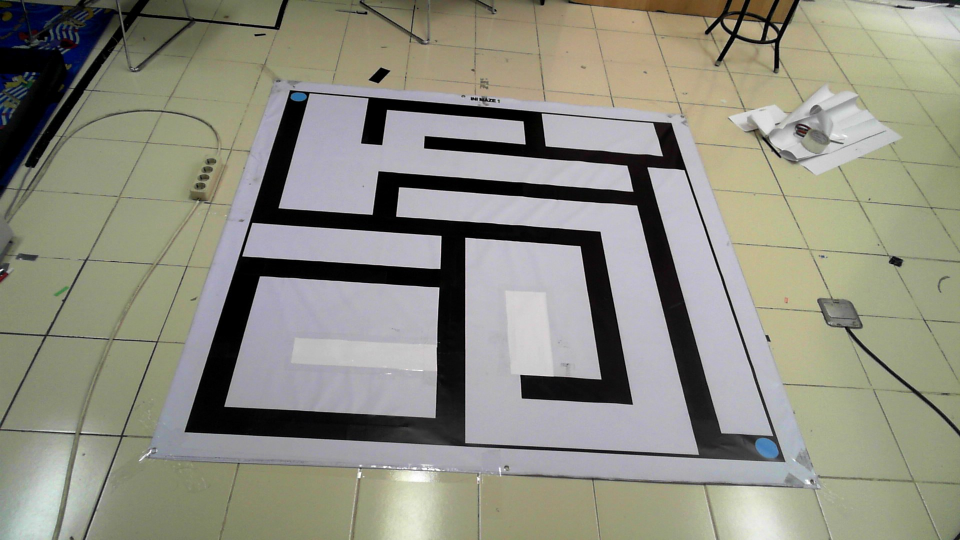
#> input picture maze_images_processing/input/image_0009.jpg, 1920 x 1080 px (shown at 1/2 size)
$ python preprocessing_image.py
#> lines starting #> are read from the running program, lines starting #| are printed output that depends on the picture; after the words box and inside, x2 and y2 are one past the last pixel; in counts of white or black regions, pixels touching at a corner belong together

# import the necessary packages
import numpy as np
from skimage import exposure
import argparse
import glob
import cv2
import imutils
from PIL import Image
import PIL.ImageOps

def auto_canny(image, sigma=0.33):
	# compute the median of the single channel pixel intensities
	v = np.median(image)

	# apply automatic Canny edge detection using the computed median
	lower = int(max(0, (1.0 - sigma) * v))
	upper = int(min(255, (1.0 + sigma) * v))
	edged = cv2.Canny(image, lower, upper)

	# return the edged image
	return edged

# load the image, convert it to grayscale, and blur it slightly
image = cv2.imread("input/image_0009.jpg")
#> image is the input picture: shape (1080, 1920, 3); mean B, G, R 128.7, 141.3, 141.7
original_ratio = image.shape[0] / 600.0
#> original_ratio = 1.8
orig = image.copy()
image = imutils.resize(image, height = 600)
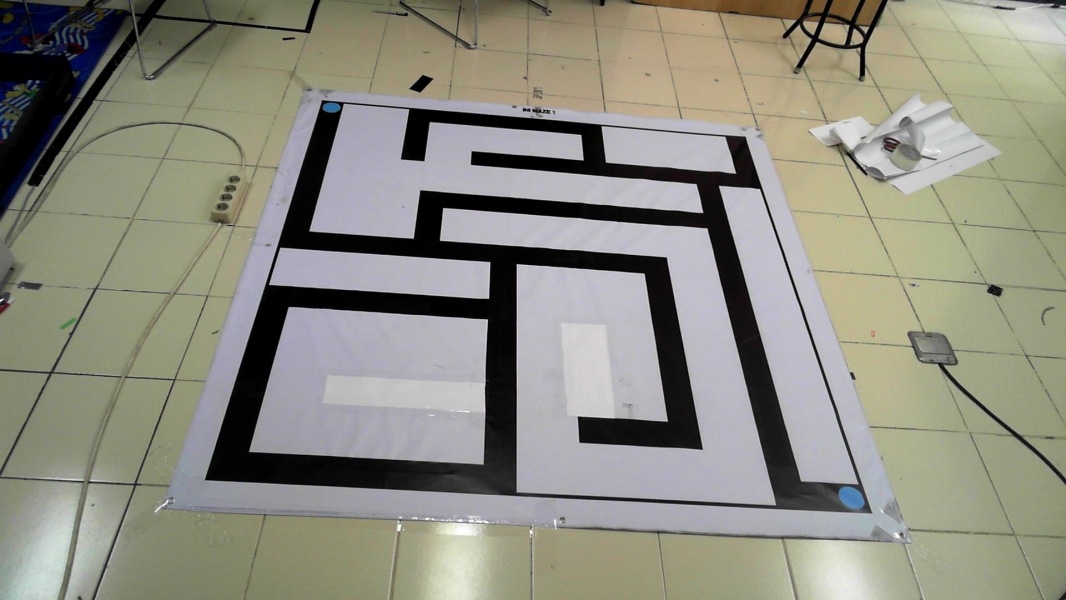
#> image: shape (600, 1066, 3); mean B, G, R 128.7, 141.3, 141.7

#PROCESS
gray = cv2.cvtColor(image, cv2.COLOR_BGR2GRAY)
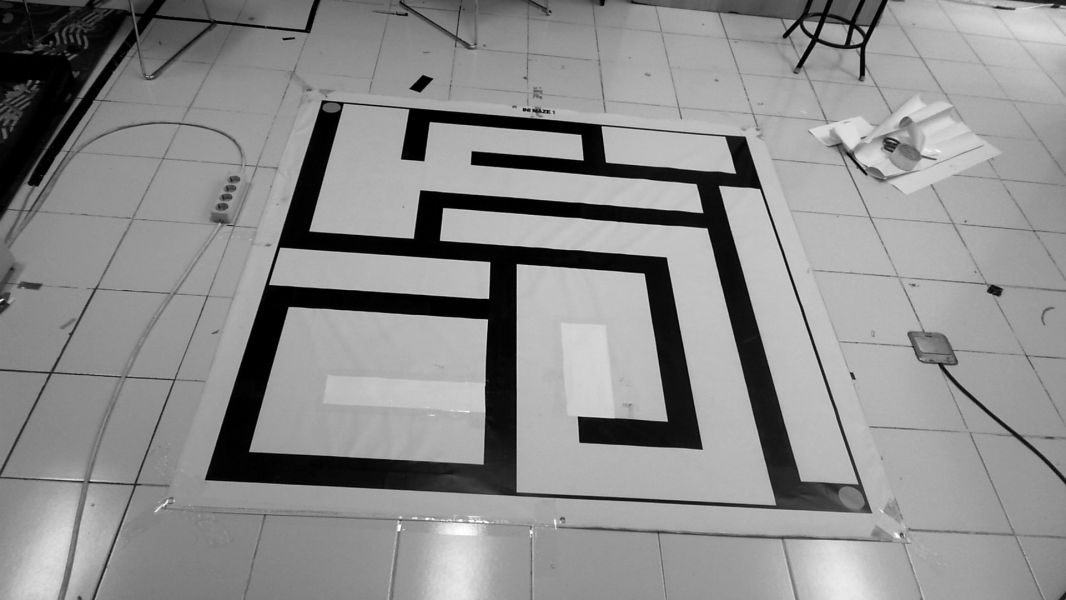
#> gray: shape (600, 1066); min 0, max 255, mean 140
blurred = cv2.GaussianBlur(gray, (3, 3), 0)

	# apply Canny edge detection using a wide threshold, tight
	# threshold, and automatically determined threshold
	#wide = cv2.Canny(blurred, 10, 200)
	#tight = cv2.Canny(blurred, 225, 250)
autoedge = auto_canny(blurred)
#> in auto_canny, `v = np.median(image)`: v = 154
#> in auto_canny, `lower = int(max(0, (1.0 - sigma) * v))`: lower = 103
#> in auto_canny, `upper = int(min(255, (1.0 + sigma) * v))`: upper = 204
#> in auto_canny, `edged = cv2.Canny(image, lower, upper)`:
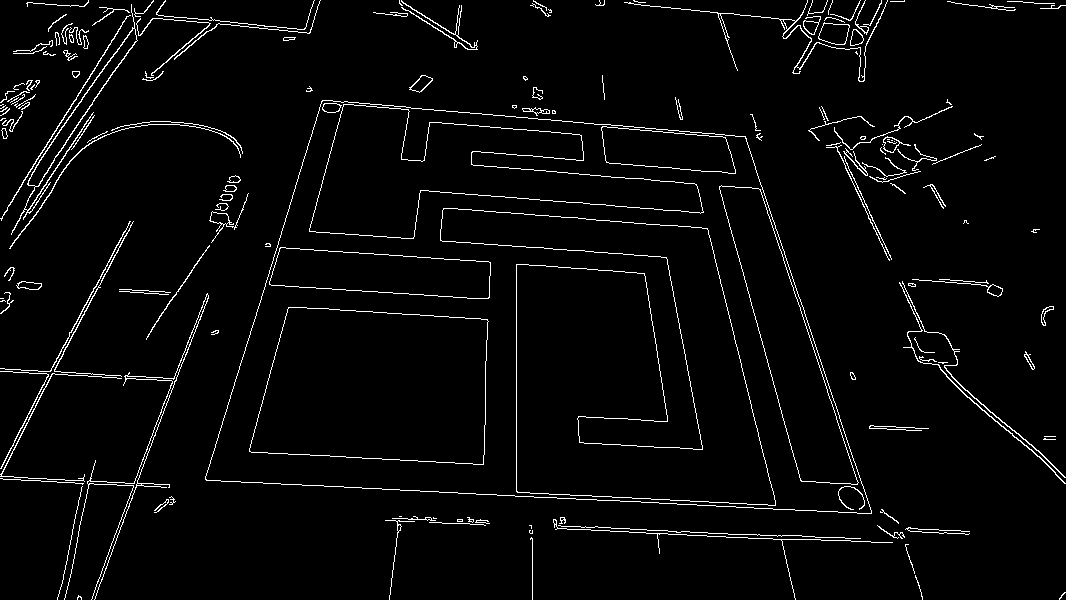
#> edged: shape (600, 1066); 3.2% white in thin lines or dots
	#break

# find contours in the edged image, keep only the largest
# ones, and initialize our screen contour
(cnts, _) = cv2.findContours(autoedge.copy(), cv2.RETR_TREE, cv2.CHAIN_APPROX_SIMPLE)
#> cnts = 222 contours, 140 with area under 20; largest, box (x1, y1, x2, y2) and area: (205, 100, 872, 514) 206124, (205, 100, 872, 514) 206118, (440, 208, 776, 506) 54674, (440, 208, 776, 506) 54668, (249, 307, 489, 465) 31755
cnts = sorted(cnts, key = cv2.contourArea, reverse = True)[:10]
#> cnts = 10 contours; largest, box (x1, y1, x2, y2) and area: (205, 100, 872, 514) 206124, (205, 100, 872, 514) 206118, (440, 208, 776, 506) 54674, (440, 208, 776, 506) 54668, (249, 307, 489, 465) 31755
screenCnt = None


# loop over our contours
for c in cnts:
	# approximate the contour
	peri = cv2.arcLength(c, True)
	approx = cv2.approxPolyDP(c, 0.02 * peri, True)

	# if our approximated contour has four points, then
	# we can assume that we have found our screen
	if len(approx) == 4:
		screenCnt = approx
		break
#> this loop made 1 pass
#> (peri, screenCnt) on pass 1: (1975.5, [[321, 101], [206, 480], [871, 513], [745, 136]])

# now that we have our screen contour, we need to determine
# the top-left, top-right, bottom-right, and bottom-left
# points so that we can later warp the image -- we'll start
# by reshaping our contour to be our finals and initializing
# our output rectangle in top-left, top-right, bottom-right,
# and bottom-left order
pts = screenCnt.reshape(4, 2)
#> pts = [[321, 101], [206, 480], [871, 513], [745, 136]]
rect = np.zeros((4, 2), dtype = "float32")

# the top-left point has the smallest sum whereas the
# bottom-right has the largest sum
s = pts.sum(axis = 1)
#> s = [422, 686, 1384, 881]
rect[0] = pts[np.argmin(s)]
rect[2] = pts[np.argmax(s)]

# compute the difference between the points -- the top-right
# will have the minumum difference and the bottom-left will
# have the maximum difference
diff = np.diff(pts, axis = 1)
#> diff = [-220, 274, -358, -609]
rect[1] = pts[np.argmin(diff)]
rect[3] = pts[np.argmax(diff)]

# multiply the rectangle by the original ratio
rect *= original_ratio

# now that we have our rectangle of points, let's compute
# the width of our new image
(tl, tr, br, bl) = rect
#> tl = [577.8, 181.8]; tr = [1341, 244.8]; br = [1567.8, 923.4]; bl = [370.8, 864]
widthA = np.sqrt(((br[0] - bl[0]) ** 2) + ((br[1] - bl[1]) ** 2))
#> widthA = 1198.5
widthB = np.sqrt(((tr[0] - tl[0]) ** 2) + ((tr[1] - tl[1]) ** 2))
#> widthB = 765.8

# ...and now for the height of our new image
heightA = np.sqrt(((tr[0] - br[0]) ** 2) + ((tr[1] - br[1]) ** 2))
#> heightA = 715.5
heightB = np.sqrt(((tl[0] - bl[0]) ** 2) + ((tl[1] - bl[1]) ** 2))
#> heightB = 712.9

# take the maximum of the width and height values to reach
# our final dimensions
maxWidth = max(int(widthA), int(widthB))
#> maxWidth = 1198
maxHeight = max(int(heightA), int(heightB))
#> maxHeight = 715

# construct our destination points which will be used to
# map the screen to a top-down, "birds eye" view
dst = np.array([
	[0, 0],
	[maxWidth - 1, 0],
	[maxWidth - 1, maxHeight - 1],
	[0, maxHeight - 1]], dtype = "float32")

# calculate the perspective transform matrix and warp
# the perspective to grab the screen
M = cv2.getPerspectiveTransform(rect, dst)
warp = cv2.warpPerspective(orig, M, (maxWidth, maxHeight))
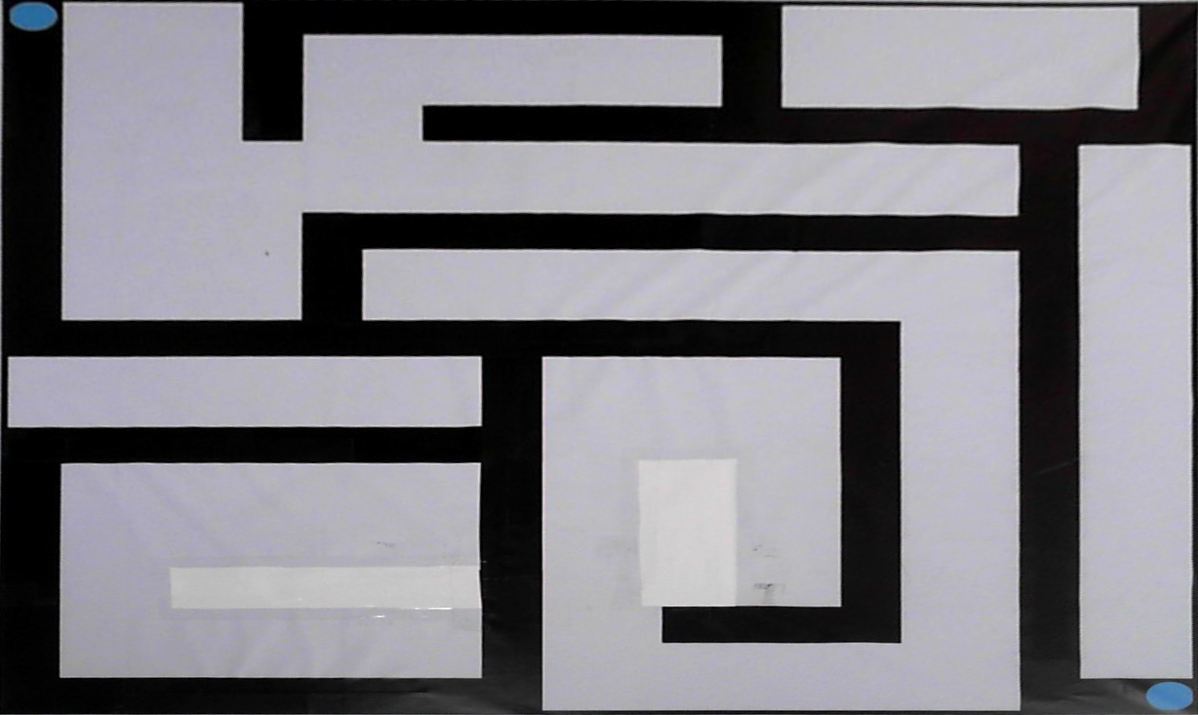
#> warp: shape (715, 1198, 3); mean B, G, R 131.3, 125.1, 126.2
warp = cv2.resize(warp, (1200, 1200))
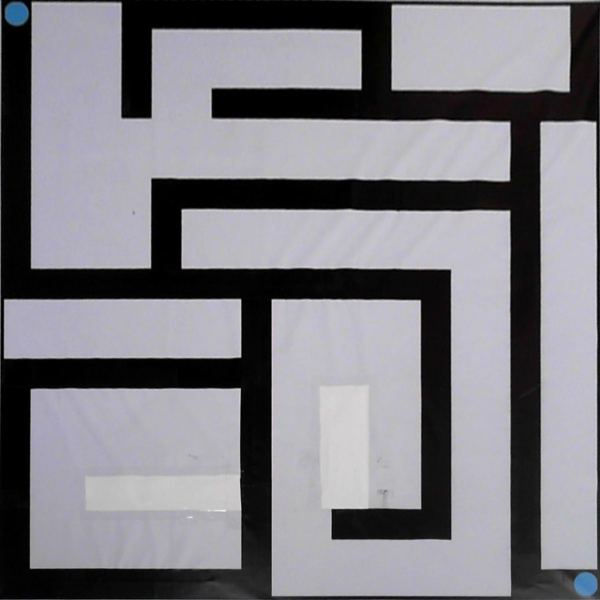
#> warp: shape (1200, 1200, 3) (shown at 1/2 size); mean B, G, R 131.2, 125, 126.1
warp = cv2.cvtColor(warp, cv2.COLOR_BGR2GRAY)
#> warp: shape (1200, 1200)
ret,binary = cv2.threshold(warp,127,255,cv2.THRESH_BINARY)
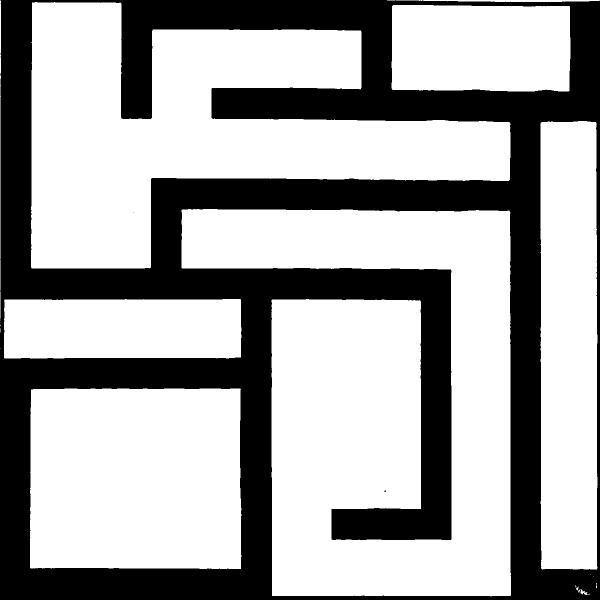
#> binary: shape (1200, 1200) (shown at 1/2 size); 66% white; 3 black regions (2 under 20 px), largest, box (x1, y1, x2, y2) and area: (0, 0, 1200, 1200) 488881


cv2.imwrite("output/cropped.jpg",binary)
# [25 lines of commented-out code are left out]

$ run again, with maze_images_processing/input/image_0000.jpg copied over maze_images_processing/input/image_0009.jpg
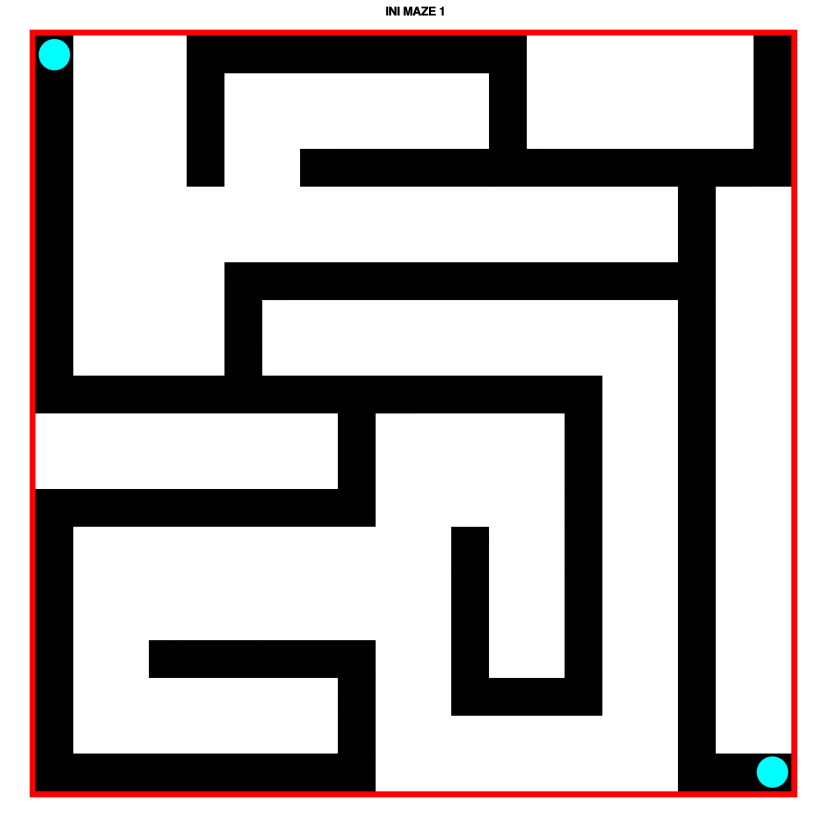
#> input picture maze_images_processing/input/image_0000.jpg, 4961 x 4961 px (shown at 1/6 size)
#> image is the input picture: shape (4961, 4961, 3); mean B, G, R 176.8, 176.8, 183
#> image: shape (600, 600, 3)
#> v = 255
#> lower = 170
#> upper = 255
#> in auto_canny, `edged = cv2.Canny(image, lower, upper)`:
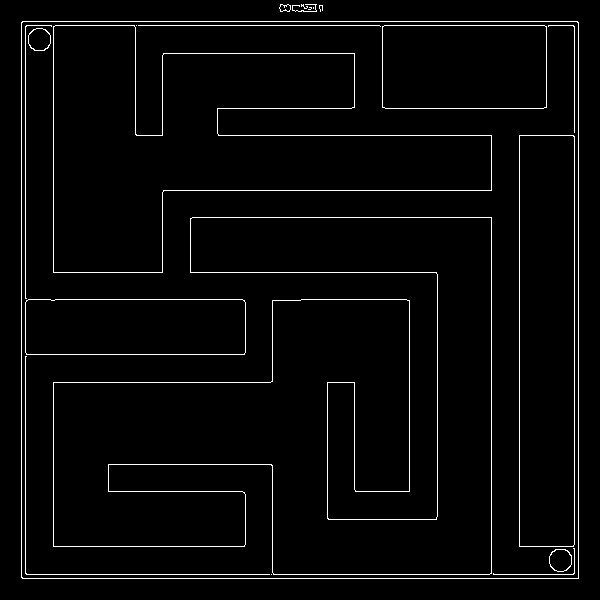
#> edged: shape (600, 600); 3% white in thin lines or dots, all inside (x1, y1, x2, y2) = (21, 4, 579, 579)
#> `(cnts, _) = cv2.findContours(autoedge.copy(), cv2.RETR_TREE, cv2.CHAIN..`: cnts = 30 contours, 12 with area under 20; largest, box (x1, y1, x2, y2) and area: (21, 21, 579, 579) 310248, (21, 21, 579, 579) 310242, (53, 217, 492, 575) 96812, (53, 217, 492, 575) 96800, (53, 25, 492, 273) 54093
#> `cnts = sorted(cnts, key = cv2.contourArea, reverse = True)[:10]`: cnts = 10 contours; largest, box (x1, y1, x2, y2) and area: (21, 21, 579, 579) 310248, (21, 21, 579, 579) 310242, (53, 217, 492, 575) 96812, (53, 217, 492, 575) 96800, (53, 25, 492, 273) 54093
#> the loop `for c in cnts:` made 1 pass
#> (peri, screenCnt) on pass 1: (2226.2, [[22, 21], [21, 577], [578, 578], [578, 22]])
#> pts = [[22, 21], [21, 577], [578, 578], [578, 22]]
#> s = [43, 598, 1156, 600]
#> diff = [-1, 556, 0, -556]
#> `ret,binary = cv2.threshold(warp,127,255,cv2.THRESH_BINARY)`:
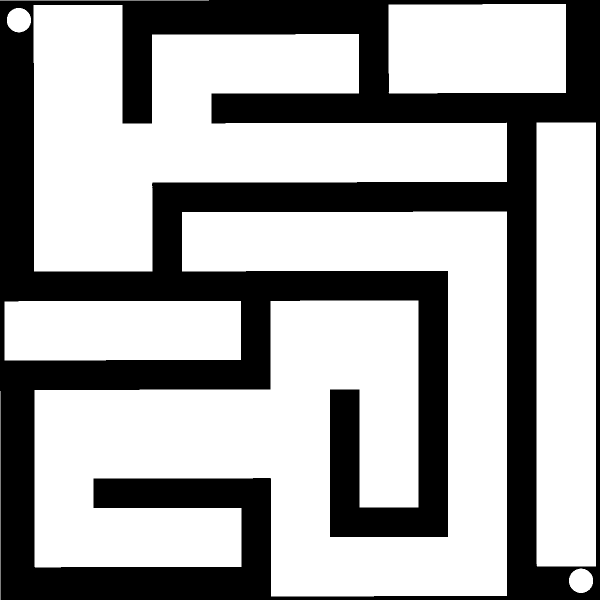
#> binary: shape (1200, 1200) (shown at 1/2 size); 64.7% white; 1 black region, box (x1, y1, x2, y2) and area: (0, 0, 1200, 1200) 507685
